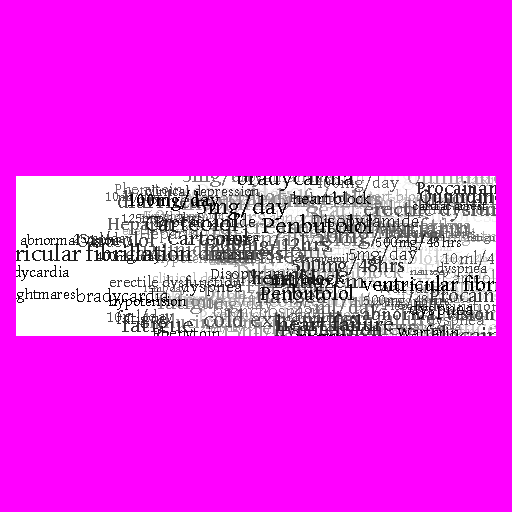
#> input picture tools/bgs_resize/event_drugs.bmp, 512 x 512 px, given as the content of the folder /Users/n.laptev/development/ksre/game/event/Lilly_supercg, which was not available
$ python affine_resize.py
#> lines starting #> are read from the running program, lines starting #| are printed output that depends on the picture; pictures that were not available may be replaced by others from this repository, and a replacement may not be noted
import os
import json
from PIL import Image, ImageOps

PINK_COLOR = (255, 0, 255)  # Pink background color (transparency)

def resize_images_in_directory(input_dir):
    """Resize all images in the input directory and save them in the output directory."""
    image_files = [f for f in os.listdir(input_dir) if f.lower().endswith(('.png', '.jpg', '.jpeg', '.bmp', '.gif'))]

    if not image_files:
        print("No image files found in the specified directory.")
        return

    os.makedirs(OUTPUT_DIR, exist_ok=True)  # Create output directory if it doesn't exist

    for image_file in image_files:
        input_path = os.path.join(input_dir, image_file)
        output_file_name = f"{os.path.splitext(image_file)[0]}.bmp"  # Save as BMP
        output_path = os.path.join(OUTPUT_DIR, output_file_name)

        try:
            process_image(input_path, output_path)
            create_json_metadata(output_path)
        except Exception as e:
            print(f"Error processing {image_file}: {e}")


def process_image(input_path, output_path):
    """Process an image: resize, add pink background, remap palette, and save as BMP."""
#> called with output_path = 'tiled/event_drugs.bmp'

    # Open the source image
    source_image = Image.open(input_path).convert("RGB")
#> source_image is the input picture: PIL image 512x512 RGB; mean R, G, B 234.2, 53.9, 234.2

    # Apect ratio for GBA 1.5:1
    aspect_cropped = ImageOps.fit(source_image, (1080, 720), method=Image.LANCZOS, centering=(0.5, 0.5))
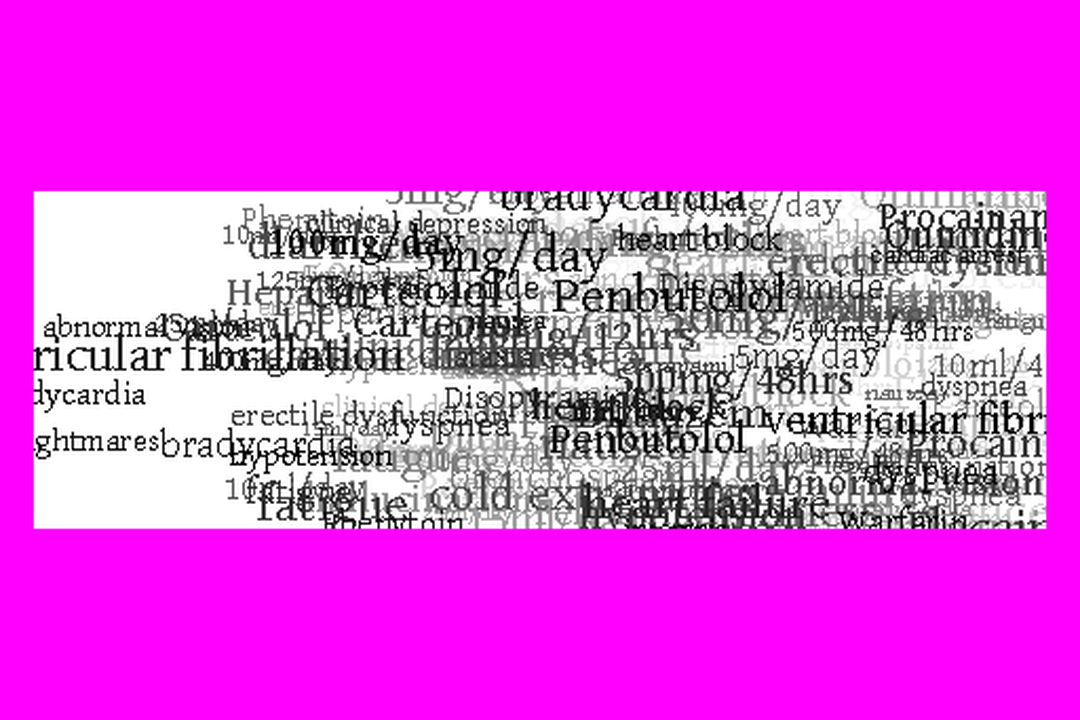
#> aspect_cropped: PIL image 1080x720 RGB; mean R, G, B 222.6, 79.7, 222.6

    # Resize to 128x128 (dont save apect)
    source_resized = aspect_cropped.resize((128, 128), Image.LANCZOS)
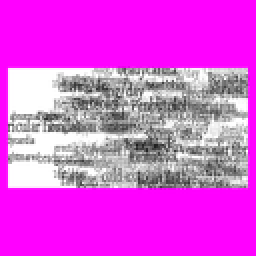
#> source_resized: PIL image 128x128 RGB (shown 2 times larger); mean R, G, B 222.4, 79.7, 222.4

    # Convert to 127-color palette (no transparency)
    palette_image = source_resized.convert("P", palette=Image.ADAPTIVE, colors=127)

    palette = palette_image.getpalette()
#> palette = 381 values, max 255 at index 0, min 0 at index 376, mean 169.9
    num_colors = len(palette) // 3  # Each color is 3 values (R, G, B)
#> num_colors = 127
    palette[(num_colors - 1)*3:(num_colors - 1)*3+3] = PINK_COLOR  # Set the last color to pink
    palette_colors = [tuple(palette[i:i + 3]) for i in range(0, len(palette), 3)]
#> palette_colors = 127 items, first 6: (255, 255, 255), (255, 254, 255), (254, 255, 254), (254, 254, 254), (253, 254, 253), (253, 253, 253)
    palette_image.putpalette(palette)

    remap = list(range(len(palette_colors)))
#> remap = 127 values from 0 to 126
    remap[0], remap[num_colors-1] = remap[num_colors-1], remap[0]

    # Remap the palette to make pink the first color
    img_remapped = palette_image.remap_palette(remap)

    # slice image to 4 64x64 images (top-left, top-right, bottom-left, bottom-right)
    top_left = img_remapped.crop((0, 0, 64, 64))
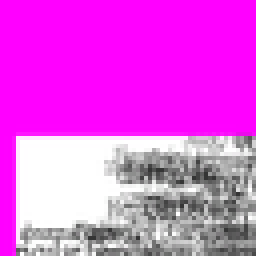
#> top_left: PIL image 64x64 P (shown 4 times larger); mean R, G, B 226.8, 83.9, 226.8
    top_right = img_remapped.crop((64, 0, 128, 64))
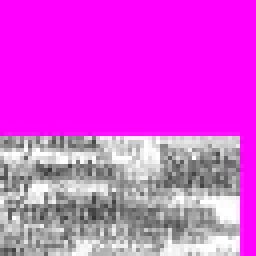
#> top_right: PIL image 64x64 P (shown 4 times larger); mean R, G, B 218.8, 76.1, 218.8
    bottom_left = img_remapped.crop((0, 64, 64, 128))
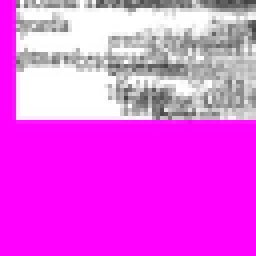
#> bottom_left: PIL image 64x64 P (shown 4 times larger); mean R, G, B 232.3, 89.5, 232.3
    bottom_right = img_remapped.crop((64, 64, 128, 128))
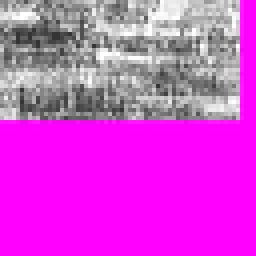
#> bottom_right: PIL image 64x64 P (shown 4 times larger); mean R, G, B 211.9, 69.4, 211.9

    # Save tiles
    top_left.save(f"{os.path.splitext(output_path)[0]}_tl.bmp", format="BMP")
    top_right.save(f"{os.path.splitext(output_path)[0]}_tr.bmp", format="BMP")
    bottom_left.save(f"{os.path.splitext(output_path)[0]}_bl.bmp", format="BMP")
    bottom_right.save(f"{os.path.splitext(output_path)[0]}_br.bmp", format="BMP")

    # # Save the result as BMP
    # palette_image.save(output_path, format="BMP")
    # print(f"Saved: {output_path}")


def create_json_metadata(image_path):
    """Create a JSON metadata file for the image."""
#> called with image_path = 'tiled/event_drugs.bmp'
    json_path = f"{os.path.splitext(image_path)[0]}"
    metadata = {
        "type": "sprite",
        "height": 64
    }

    for tile in ["tl", "tr", "bl", "br"]:
        with open(f'{json_path}_{tile}.json', "w", encoding="utf-8") as json_file:
            json.dump(metadata, json_file, indent=4)

    print(f"Metadata saved: {json_path}")


if __name__ == "__main__":
    OUTPUT_DIR = "tiled"
    input_directory = "/Users/n.laptev/development/ksre/game/event/Lilly_supercg"
    resize_images_in_directory(input_directory)

    # [8 lines of commented-out code are left out]
